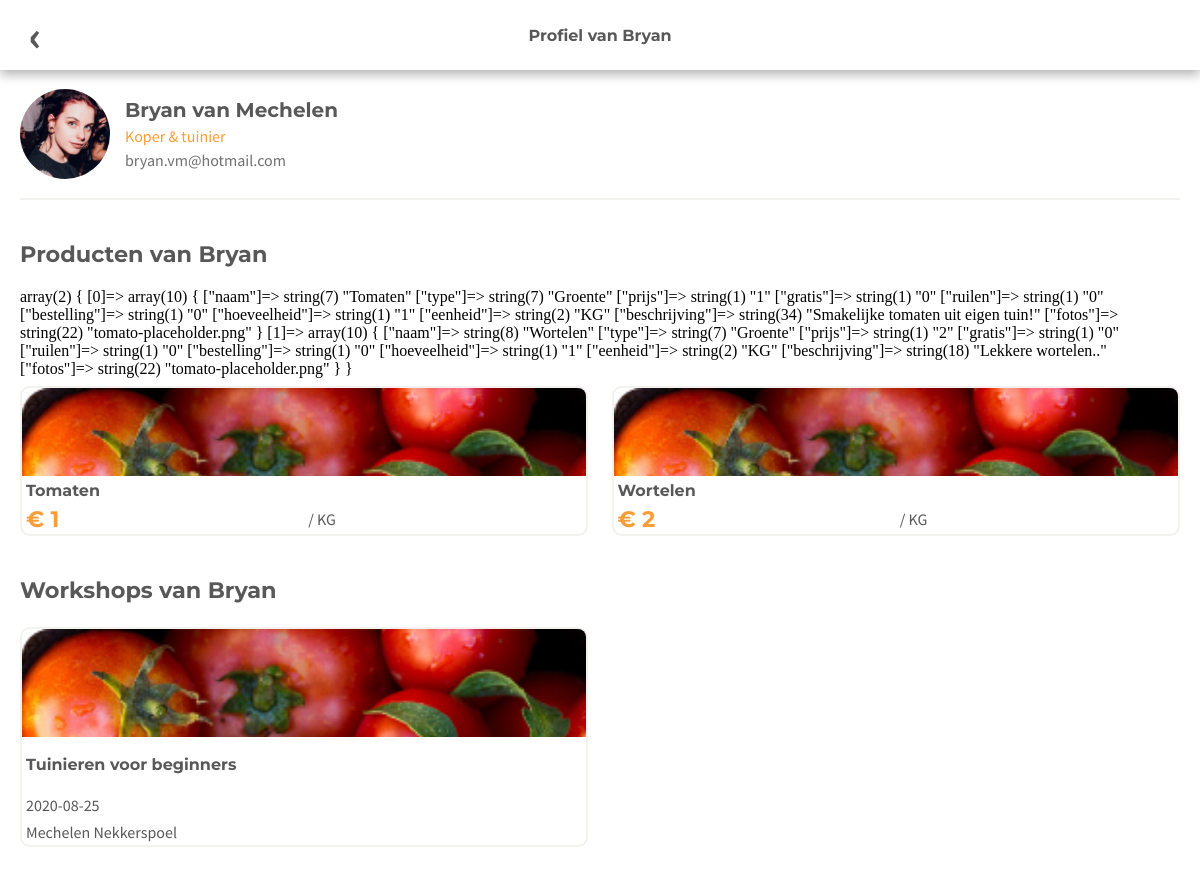
/userProfiel.php?Uid=5, run on the app's committed database.
### tables this page shows
CREATE TABLE `user` (
  `id` int(11) NOT NULL,
  `gebruikersnaam` varchar(255) NOT NULL,
  `email` varchar(255) NOT NULL,
  `wachtwoord` varchar(255) NOT NULL,
  `voornaam` varchar(255) NOT NULL,
  `achternaam` varchar(255) NOT NULL,
  `stad` varchar(255) NOT NULL,
  `straat` varchar(255) NOT NULL,
  `lat` double NOT NULL,
  `lng` double NOT NULL,
  `avatar` varchar(255) NOT NULL,
  `telefoonnummer` int(100) NOT NULL
);

CREATE TABLE `product` (
  `id` int(255) NOT NULL,
  `idUser` int(255) NOT NULL,
  `fotos` longtext DEFAULT NULL,
  `naam` varchar(255) NOT NULL,
  `type` varchar(255) NOT NULL,
  `prijs` decimal(65,0) NOT NULL,
  `gratis` tinyint(1) DEFAULT NULL,
  `ruilen` tinyint(1) DEFAULT NULL,
  `bestelling` tinyint(1) DEFAULT NULL,
  `hoeveelheid` int(11) NOT NULL,
  `eenheid` varchar(255) NOT NULL,
  `beschrijving` longtext NOT NULL
);

CREATE TABLE `workshop` (
  `id` int(100) NOT NULL,
  `idUser` int(255) NOT NULL,
  `naam` varchar(255) NOT NULL,
  `datum` date NOT NULL,
  `start` time(6) DEFAULT NULL,
  `locatie` varchar(255) NOT NULL,
  `prijs` int(255) NOT NULL,
  `gratis` tinyint(1) DEFAULT NULL,
  `beschrijving` longtext NOT NULL,
  `foto` longtext NOT NULL
);

### classes/c.user.php (called while the page is built, shortened)
<?php
class User{
    private $uId;
    public function getUId()
    {
        return $this->uId;
    }
    public function setUId($uId)
    {
        $this->uId = $uId;
        return $this;
    }
    public function getUser(){
        $conn = Database::getConnection();
        $statement = $conn->prepare("SELECT voornaam, achternaam, email, avatar FROM user WHERE id like :uid");
        $uId = $this->getUId();
        $statement->bindValue("uid", $uId);
        $data = $statement->execute();
        $data = $statement->fetchAll(PDO::FETCH_ASSOC);
        return $data;
    }
}
?>

### classes/c.product.php (called while the page is built, shortened)
<?php
class Product{
    private $idUser;
    public function getIdUser()
    {
        return $this->idUser;
    }
    public function setIdUser($idUser)
    {
        $this->idUser = $idUser;
        return $this;
    }
    public function fetchUserProducts(){
        $conn = Database::getConnection();
        $statement = $conn->prepare("SELECT naam, type, prijs, gratis, ruilen, bestelling, hoeveelheid, eenheid, beschrijving, fotos FROM product WHERE idUser = :idUser");
        $idUser = $this->getIdUser();
        $statement->bindValue("idUser", $idUser);
        $products = $statement->execute();
        $products = $statement->fetchAll(PDO::FETCH_ASSOC);
        return $products;
    }
}

### classes/c.workshop.php (called while the page is built, shortened)
<?php
class Workshop{
    private $idUser;
    public function getIdUser()
    {
        return $this->idUser;
    }
    public function setIdUser($idUser)
    {
        $this->idUser = $idUser;
        return $this;
    }
    public function fetchUserProducts(){
        $conn = Database::getConnection();
        $statement = $conn->prepare("SELECT naam, datum, start, locatie, prijs, gratis, beschrijving, foto FROM workshop WHERE idUser = :idUser");
        $idUser = $this->getIdUser();
        $statement->bindValue("idUser", $idUser);
        $products = $statement->execute();
        $products = $statement->fetchAll(PDO::FETCH_ASSOC);
        return $products;
    }
}

### userProfiel.php (the view, shortened to what this page needs)
<?php
include_once(__DIR__."/classes/c.product.php");
include_once(__DIR__."/classes/c.workshop.php");
include_once(__DIR__."/classes/c.user.php");
$uId = intval($_GET['Uid']);
$fetchUser = new User();
$fetchUser->setUId($uId);
$userProfile = $fetchUser->getUser();
$userFirstname  = $userProfile[0]['voornaam'];
$userLastname   = $userProfile[0]['achternaam'];
$userEmail      = $userProfile[0]['email'];
$imgPath        = $userProfile[0]['avatar'];
$fetchUserProducts = new Product();
$fetchUserProducts->setIdUser($uId);
$userProducts = $fetchUserProducts->fetchUserProducts();
$fetchUserWorkshops = new Workshop();
$fetchUserWorkshops->setIdUser($uId);
$userWorkshops = $fetchUserWorkshops->fetchUserProducts();
?>
<!DOCTYPE html>
<html lang="en">
<head>
    <link rel="stylesheet" type="text/css" href="style.css" />
</head>
<body>
    <div id="top-nav">
        <div id="back-btn" onclick="history.go(-1);">
            <a href="#">&#8249;</a>
        </div>
        <p id="titel-pagina">Profiel van <?php echo $userFirstname ?></p>
    </div>
    <main>
        <div id="mijn-profiel">
            <div id="pp-wrapper">
                <img src="avatars/<?php echo $imgPath?>" alt="avatar">
            </div>
            <div id="gegevens">
                <h2 id="naam"><?php echo $userFirstname." ".$userLastname ?></h2>
                <p id="functie">Koper & tuinier</p>
                <p id="email"><?php echo $userEmail ?></p>
            </div>
        </div>
        <h2 id="producten-title">Producten van <?php echo $userFirstname?></h2>
        <div id="mijn-producten">
        <?php
        var_dump($userProducts);
            $keys = array_keys($userProducts);
            for($i = 0; $i < count($userProducts); $i++) {
            ?>
            <div class="product">
            <?php
                    foreach($userProducts[$keys[$i]] as $key => $value) {
                        switch($key){
                            case "naam": ?>
                                <h3 class="naam-product">
                                    <?php echo  $value ?>
                                </h3> <?php ;
                                break;
                            case "prijs": ?>
                                <p class="prijs-product"> &euro;
                                    <?php echo $value ?>
                                </p> <?php ;
                                break;
                            case "eenheid": ?>
                                <p class="eenheid-product"> /
                                    <?php echo $value ?>
                                </p> <?php ;
                                break;
                            case "fotos": ?>
                                <div class="img-wrapper">
                                <img class="foto-product" src="images/<?php echo $value ?>">
                                </div> <?php ;
                                break;
                        }
                    }
                ?>
            </div>
        <?php
            }
        ?>
        </div>
        <h2 id="workshops-title">Workshops van <?php echo $userFirstname?></h2>
        <div id="mijn-workshops">
            <?php
            $keys = array_keys($userWorkshops);
            for($i = 0; $i < count($userWorkshops); $i++) {
            ?>
                <div class="workshop">
                <?php
                    foreach($userWorkshops[$keys[$i]] as $key => $value) {
                        switch($key){
                            case "naam": ?>
                                <h3 class="naam-workshop">
                                    <?php echo  $value ?>
                                </h3> <?php ;
                                break;
                            case "datum": ?>
                                <p class="datum-workshop">
                                    <?php echo $value ?>
                                </p> <?php ;
                                break;
                            case "locatie": ?>
                                <p class="locatie-workshop">
                                    <?php echo $value ?>
                                </p> <?php ;
                                break;
                            case "foto": ?>
                                <div class="img-wrapper">
                                <img class="foto-workshop" src="images/<?php echo $value ?>">
                                </div> <?php ;
                                break;
                        }
                    }
                ?>
                </div>
            <?php
            }
            ?>
        </div>
    </main>
</body>
</html>

### style.css (style rules this page uses)
:root { --main-orange: #FA9D36; --main-text: #585858; --sub-text: #707070; --accent: #F2F3EE; --h-font: 'Montserrat', sans-serif; --text-font: 'Source Sans Pro', sans-serif; }
* { margin: 0; box-sizing: border-box; }
#top-nav { width: 100%; display: flex; background-color: white; height: 70px; align-items: center; box-shadow: 0px 5px 10px #b8b8b8; position: fixed; z-index: 2000; }
#back-btn { width: 70px; height: 70px; display: flex; justify-content: center; align-items: center; position: absolute; }
#back-btn a { text-decoration: none; font-size: 45px; font-family: var(--text-font); color: var(--main-text); font-weight: bold; margin: 0; }
#top-nav p { text-align: center; width: 100%; font-family: var(--h-font); color: var(--main-text); font-weight: bold; font-size: 1em; }
main { padding: 100px 20px 30px 20px; position: absolute; width: 100%; }
#mijn-profiel { height: 100px; display: flex; align-items: center; border-bottom: 2px solid var(--accent); padding-bottom: 30px; }
#mijn-profiel #pp-wrapper { width: 90px; height: 90px; border-radius: 100px; overflow: hidden; }
#pp-wrapper img { width: auto; height: auto; max-width: 100px; max-height: 100px; }
#gegevens { padding: 0px 20px 0px 15px; display: flex; flex-direction: column; height: 80px; justify-content: space-evenly; }
#gegevens #naam { font-family: var(--h-font); color: var(--main-text); font-size: 20px; }
#gegevens #functie { font-family: var(--text-font); color: var(--main-orange); font-size: 1em; }
#gegevens #email { font-family: var(--text-font); color: var(--sub-text); font-size: 1em; }
#mijn-producten { display: flex; justify-content: space-between; flex-wrap: wrap; }
#producten-title, #workshops-title { font-family: var(--h-font); color: var(--main-text); font-size: 1.4em; margin: 40px 0px 20px 0px; }
.product { display: grid; width: 49%; height: 150px; border: 2px solid var(--accent); border-radius: 10px; overflow: hidden; grid-template-rows: 60% 20% 20%; grid-template-columns: 50% 50%; margin-top: 8px; }
.product .img-wrapper { overflow: hidden; grid-row-start: 1; grid-row-end: 1; grid-column-start: 1; grid-column-end: 3; }
.product .img-wrapper img { width: 100%; }
.naam-product { display: flex; justify-content: flex-start; align-items: center; padding: 0px 4px; grid-row-start: 2; grid-row-end: 2; grid-column-start: 1; grid-column-end: 3; font-family: var(--h-font); color: var(--main-text); font-size: 1em; }
.prijs-product { display: flex; justify-content: flex-start; align-items: center; padding: 0px 4px; grid-row-start: 3; grid-row-end: 3; font-family: var(--h-font); color: var(--main-orange); font-size: 1.4em; font-weight: bold; }
.eenheid-product { display: flex; justify-content: flex-start; align-items: center; padding: 0px 4px; grid-row-start: 3; grid-row-end: 3; grid-column-start: 2; grid-column-end: 2; font-family: var(--text-font); color: var(--main-text); font-size: 1em; }
#mijn-workshops { display: flex; justify-content: space-between; flex-wrap: wrap; }
.workshop { display: grid; width: 49%; height: 220px; border: 2px solid var(--accent); border-radius: 10px; overflow: hidden; grid-template-rows: 50% 25% 12.5% 12.5%; margin-top: 3px; }
.workshop .img-wrapper { overflow: hidden; grid-row-start: 1; grid-row-end: 1; }
.workshop .img-wrapper img { width: 100%; }
.naam-workshop { display: flex; justify-content: flex-start; align-items: center; padding: 0px 4px; grid-row-start: 2; grid-row-end: 2; font-family: var(--h-font); color: var(--main-text); font-size: 1em; }
.datum-workshop { display: flex; justify-content: flex-start; align-items: center; padding: 0px 4px; font-family: var(--text-font); color: var(--main-text); font-size: 1em; }
.locatie-workshop { display: flex; justify-content: flex-start; align-items: center; padding: 0px 4px; font-family: var(--text-font); color: var(--main-text); font-size: 1em; }

### data on the page
user: voornaam "Bryan", avatar (picture), achternaam "van Mechelen", email "bryan.vm@hotmail.com"
product: naam "Tomaten", prijs "1", eenheid "KG", fotos (placeholder picture)
product: naam "Wortelen", prijs "2", eenheid "KG", fotos (placeholder picture)
workshop: naam "Tuinieren voor beginners", datum "2020-08-25", locatie "Mechelen Nekkerspoel", foto (placeholder picture)
